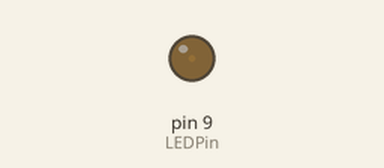
Bench run of a sketch on a simulated Arduino Uno, built with avr-gcc and run on an emulated ATmega328P. On the bench: output pins drawn as LEDs (lit = HIGH).

Above: at 0.05 s.
At 1.3 s:
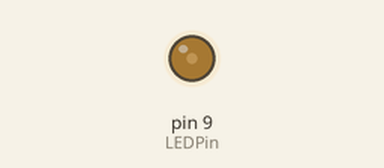
At 2.55 s:
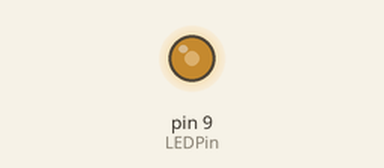
At 5.1 s:
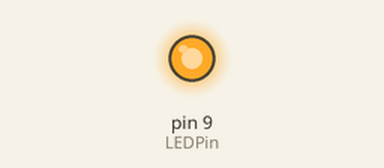
Timing chart, 0 to 6.7 s (numbered marks = the images above):
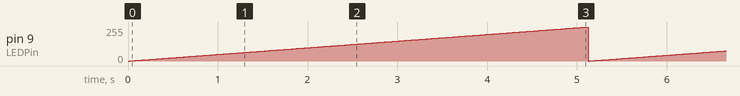

Measured:
- by itself, pin 9 (LEDPin): ramps from 0/255 to 255/255 and jumps back, once every 5.1 s

The sketch:

digital_dim_led.ino
```cpp
int LEDPin= 9;
void setup() {
  pinMode(LEDPin, OUTPUT);

}

void loop() {
for (int i=0; i<= 255; i++)
{
  analogWrite(LEDPin, i);
  delay(20);
}
}
```
